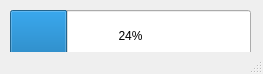
<?xml version="1.0" encoding="UTF-8"?>
<ui version="4.0">
 <class>MainWindow</class>
 <widget class="QMainWindow" name="MainWindow">
  <property name="geometry">
   <rect>
    <x>0</x>
    <y>0</y>
    <width>263</width>
    <height>74</height>
   </rect>
  </property>
  <property name="windowTitle">
   <string>MainWindow</string>
  </property>
  <widget class="QWidget" name="centralwidget">
   <widget class="QProgressBar" name="progressBar">
    <property name="geometry">
     <rect>
      <x>10</x>
      <y>10</y>
      <width>241</width>
      <height>51</height>
     </rect>
    </property>
    <property name="value">
     <number>24</number>
    </property>
   </widget>
  </widget>
  <widget class="QStatusBar" name="statusbar"/>
 </widget>
 <resources/>
 <connections/>
</ui>
